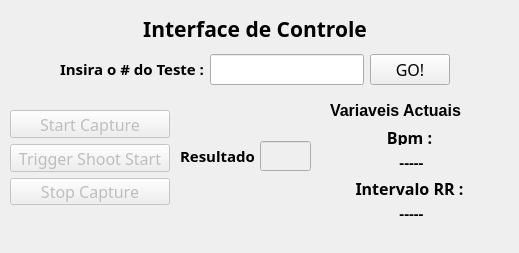
<?xml version="1.0" encoding="UTF-8"?>
<ui version="4.0">
 <class>MainWindow</class>
 <widget class="QMainWindow" name="MainWindow">
  <property name="geometry">
   <rect>
    <x>0</x>
    <y>0</y>
    <width>519</width>
    <height>253</height>
   </rect>
  </property>
  <property name="windowTitle">
   <string>MainWindow</string>
  </property>
  <property name="autoFillBackground">
   <bool>false</bool>
  </property>
  <widget class="QWidget" name="centralWidget">
   <widget class="QWidget" name="layoutWidget">
    <property name="geometry">
     <rect>
      <x>60</x>
      <y>10</y>
      <width>390</width>
      <height>75</height>
     </rect>
    </property>
    <layout class="QGridLayout" name="gridLayout_3">
     <item row="0" column="0">
      <widget class="QLabel" name="label">
       <property name="font">
        <font>
         <family>Mukti Narrow</family>
         <pointsize>16</pointsize>
         <weight>75</weight>
         <bold>true</bold>
        </font>
       </property>
       <property name="text">
        <string>Interface de Controle</string>
       </property>
       <property name="alignment">
        <set>Qt::AlignCenter</set>
       </property>
      </widget>
     </item>
     <item row="1" column="0">
      <layout class="QGridLayout" name="gridLayout_2">
       <item row="0" column="0">
        <widget class="QLabel" name="label_4">
         <property name="font">
          <font>
           <family>Abyssinica SIL</family>
           <pointsize>12</pointsize>
          </font>
         </property>
         <property name="text">
          <string>&lt;html&gt;&lt;head/&gt;&lt;body&gt;&lt;p align=&quot;justify&quot;&gt;&lt;span style=&quot; font-size:11pt; font-weight:600;&quot;&gt;Insira o # do Teste :&lt;/span&gt;&lt;/p&gt;&lt;/body&gt;&lt;/html&gt;</string>
         </property>
        </widget>
       </item>
       <item row="0" column="1">
        <widget class="QLineEdit" name="Readtext">
         <property name="font">
          <font>
           <family>Abyssinica SIL</family>
           <pointsize>12</pointsize>
          </font>
         </property>
         <property name="alignment">
          <set>Qt::AlignCenter</set>
         </property>
        </widget>
       </item>
       <item row="0" column="2">
        <widget class="QPushButton" name="buttongo">
         <property name="font">
          <font>
           <family>Abyssinica SIL</family>
           <pointsize>12</pointsize>
          </font>
         </property>
         <property name="text">
          <string>GO!</string>
         </property>
        </widget>
       </item>
      </layout>
     </item>
    </layout>
   </widget>
   <widget class="QWidget" name="layoutWidget">
    <property name="geometry">
     <rect>
      <x>10</x>
      <y>110</y>
      <width>160</width>
      <height>95</height>
     </rect>
    </property>
    <layout class="QVBoxLayout" name="verticalLayout">
     <item>
      <widget class="QPushButton" name="ButtonStart">
       <property name="enabled">
        <bool>false</bool>
       </property>
       <property name="font">
        <font>
         <family>Abyssinica SIL</family>
         <pointsize>12</pointsize>
        </font>
       </property>
       <property name="text">
        <string>Start Capture</string>
       </property>
      </widget>
     </item>
     <item>
      <widget class="QPushButton" name="ButtonTrigeron">
       <property name="enabled">
        <bool>false</bool>
       </property>
       <property name="font">
        <font>
         <family>Abyssinica SIL</family>
         <pointsize>12</pointsize>
        </font>
       </property>
       <property name="text">
        <string>Trigger Shoot Start</string>
       </property>
      </widget>
     </item>
     <item>
      <widget class="QPushButton" name="ButtonStop">
       <property name="enabled">
        <bool>false</bool>
       </property>
       <property name="font">
        <font>
         <family>Abyssinica SIL</family>
         <pointsize>12</pointsize>
        </font>
       </property>
       <property name="text">
        <string>Stop Capture</string>
       </property>
      </widget>
     </item>
    </layout>
   </widget>
   <widget class="QWidget" name="layoutWidget">
    <property name="geometry">
     <rect>
      <x>330</x>
      <y>101</y>
      <width>163</width>
      <height>121</height>
     </rect>
    </property>
    <layout class="QGridLayout" name="gridLayout">
     <item row="3" column="0">
      <widget class="QLabel" name="label_3">
       <property name="font">
        <font>
         <family>Abyssinica SIL</family>
         <pointsize>12</pointsize>
        </font>
       </property>
       <property name="text">
        <string>&lt;html&gt;&lt;head/&gt;&lt;body&gt;&lt;p&gt;&lt;span style=&quot; font-weight:600;&quot;&gt;Intervalo RR : &lt;/span&gt;&lt;/p&gt;&lt;/body&gt;&lt;/html&gt;</string>
       </property>
       <property name="alignment">
        <set>Qt::AlignCenter</set>
       </property>
      </widget>
     </item>
     <item row="4" column="0">
      <widget class="QLabel" name="labelintervaloRR">
       <property name="font">
        <font>
         <family>Abyssinica SIL</family>
         <pointsize>12</pointsize>
        </font>
       </property>
       <property name="text">
        <string>&lt;html&gt;&lt;head/&gt;&lt;body&gt;&lt;p&gt;&lt;span style=&quot; font-size:11pt; font-weight:600;&quot;&gt;-----&lt;/span&gt;&lt;/p&gt;&lt;/body&gt;&lt;/html&gt;</string>
       </property>
       <property name="alignment">
        <set>Qt::AlignCenter</set>
       </property>
      </widget>
     </item>
     <item row="1" column="0">
      <widget class="QLabel" name="label_2">
       <property name="font">
        <font>
         <family>Abyssinica SIL</family>
         <pointsize>12</pointsize>
        </font>
       </property>
       <property name="text">
        <string>&lt;html&gt;&lt;head/&gt;&lt;body&gt;&lt;p&gt;&lt;span style=&quot; font-weight:600;&quot;&gt;Bpm : &lt;/span&gt;&lt;/p&gt;&lt;/body&gt;&lt;/html&gt;</string>
       </property>
       <property name="alignment">
        <set>Qt::AlignCenter</set>
       </property>
      </widget>
     </item>
     <item row="0" column="0">
      <widget class="QLabel" name="label_6">
       <property name="font">
        <font>
         <pointsize>12</pointsize>
        </font>
       </property>
       <property name="text">
        <string>&lt;html&gt;&lt;head/&gt;&lt;body&gt;&lt;p&gt;&lt;span style=&quot; font-weight:600;&quot;&gt;Variaveis Actuais &lt;/span&gt;&lt;/p&gt;&lt;/body&gt;&lt;/html&gt;</string>
       </property>
      </widget>
     </item>
     <item row="2" column="0">
      <widget class="QLabel" name="labelbpsout">
       <property name="font">
        <font>
         <family>Abyssinica SIL</family>
         <pointsize>12</pointsize>
        </font>
       </property>
       <property name="text">
        <string>&lt;html&gt;&lt;head/&gt;&lt;body&gt;&lt;p&gt;&lt;span style=&quot; font-size:11pt; font-weight:600;&quot;&gt;-----&lt;/span&gt;&lt;/p&gt;&lt;/body&gt;&lt;/html&gt;</string>
       </property>
       <property name="alignment">
        <set>Qt::AlignCenter</set>
       </property>
      </widget>
     </item>
    </layout>
   </widget>
   <widget class="QWidget" name="layoutWidget">
    <property name="geometry">
     <rect>
      <x>180</x>
      <y>141</y>
      <width>131</width>
      <height>30</height>
     </rect>
    </property>
    <layout class="QHBoxLayout" name="horizontalLayout">
     <item>
      <widget class="QLabel" name="label_5">
       <property name="font">
        <font>
         <family>Abyssinica SIL</family>
         <pointsize>12</pointsize>
        </font>
       </property>
       <property name="text">
        <string>&lt;html&gt;&lt;head/&gt;&lt;body&gt;&lt;p align=&quot;center&quot;&gt;&lt;span style=&quot; font-size:11pt; font-weight:600;&quot;&gt;Resultado :&lt;/span&gt;&lt;/p&gt;&lt;/body&gt;&lt;/html&gt;</string>
       </property>
      </widget>
     </item>
     <item>
      <widget class="QLineEdit" name="readResultado">
       <property name="enabled">
        <bool>false</bool>
       </property>
       <property name="font">
        <font>
         <family>Abyssinica SIL</family>
         <pointsize>12</pointsize>
        </font>
       </property>
       <property name="alignment">
        <set>Qt::AlignCenter</set>
       </property>
      </widget>
     </item>
    </layout>
   </widget>
  </widget>
 </widget>
 <resources/>
 <connections/>
</ui>
